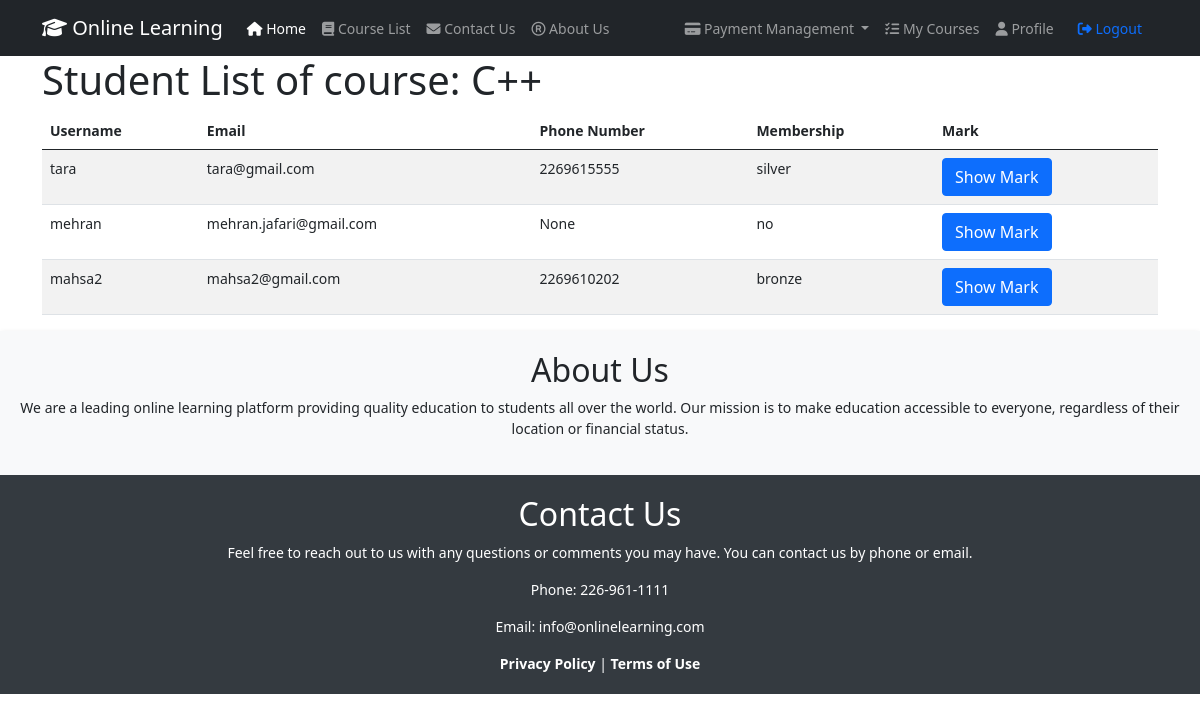
Page /course_students_pagination/2 (signed in) on the committed database.
### WhiteboardApp/models.py (models this page shows, shortened)
class Course(models.Model):
    title = models.CharField(max_length=100)
    description = models.TextField()
    instructor = models.ForeignKey(Instructor, on_delete=models.CASCADE)
    start_date = models.DateField()
    end_date = models.DateField()
    is_active = models.BooleanField(default=True)
    syllabus = models.FileField(upload_to='syllabus/', null=True, blank=True)
    prerequisites = models.ManyToManyField('self', blank=True)
    avatar = models.ImageField(upload_to='avatars/', null=True, blank=True)
    additional_data = models.JSONField(blank=True, null=True)

class Student(models.Model):
    user = models.OneToOneField(User, on_delete=models.CASCADE, related_name='student')
    profile_picture = models.ImageField(upload_to='profile_pictures/', null=True, blank=True)
    bio = models.TextField(blank=True)
    date_of_birth = models.DateField(null=True, blank=True)
    address = models.CharField(max_length=255, blank=True)
    website = models.URLField(blank=True)
    phone_number = models.CharField(max_length=15, null=True, blank=True)
    courses_enrolled = models.ManyToManyField(Course, through='Enrollment')
    membership = models.ForeignKey(Membership, on_delete=models.SET_NULL, null=True, default=0)
    additional_data = models.JSONField(blank=True, null=True)
    class Meta:
        db_table = 'WhiteboardApp_student'
        verbose_name = 'student'
        verbose_name_plural = 'students'

class Membership(models.Model):
    MEMBERSHIP_CHOICES = (
        ('no', 'No-Membership'),
        ('gold', 'Gold'),
        ('silver', 'Silver'),
        ('bronze', 'Bronze'),
    )
    name = models.CharField(max_length=100, choices=MEMBERSHIP_CHOICES)
    description = models.TextField()
    price = models.DecimalField(max_digits=8, decimal_places=2)
    benefits = models.TextField()

### WhiteboardApp/views.py (the view)
# urls.py: path('course_students_pagination/<int:course_id>', views.course_students_list_paginate,
@login_required(login_url="WhiteboardApp:login_post")
def course_students_list_paginate(request, course_id):
    course = get_object_or_404(Course, id=course_id)
    students = Student.objects.filter(courses_enrolled=course)
    paginator = Paginator(students, 5)  # Specify the number of courses to display per page
    page_number = request.GET.get('page')
    page_obj = paginator.get_page(page_number)
    return render(request, 'CourseTemplates/course_student_list.html', {'students': page_obj, 'course': course})

### templates/CourseTemplates/course_student_list.html (shortened to what this page needs)
{% extends 'base.html' %}
{% block content %}
  <h1>Student List of course: {{ course.title }}</h1>
      <table class="table table-striped table-hover">
    <thead>
      <tr>
        <th>Username</th>
        <th>Email</th>
        <th>Phone Number</th>
        <th>Membership</th>
        <th>Mark</th>
      </tr>
    </thead>
    <tbody>
      {% for student in students %}
      <tr>
        <td>{{ student.user.username}}</td>
        <td>{{ student.user.email }}</td>
        <td>{{ student.phone_number }}</td>
        <td>{{ student.membership.name }}</td>
        <td>
            <a href="{% url 'WhiteboardApp:grade_update_for_student_in_course' student_id=student.pk course_id=course.pk%}"
               class="btn btn-primary">Show Mark</a>
        </td>
      </tr>
      {% endfor %}
    </tbody>
  </table>
{% endblock %}

### static/css/base.css (style rules this page uses)
body { font-size: 14px; }

### rows in the picture
Course: title "C++"
Student: user.username "tara", user.email "tara@gmail.com", phone_number "2269615555", membership.name "silver"
Student: user.username "mehran", user.email "mehran.jafari@gmail.com", phone_number "None", membership.name "no"
Student: user.username "mahsa2", user.email "mahsa2@gmail.com", phone_number "2269610202", membership.name "bronze"
